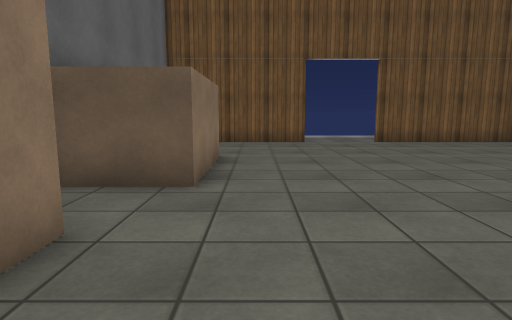
View 1 (above)

12 first-person views from a walk through a 3-D level made in the Unity game engine. The camera is 1.2 m above the floor, tilts 8° down and sees 75° across. The floor is counted in squares, 1 m on a side. Each view is taken from the middle of a square. On the plan, view 1 faces up. The plan holds only what a view shows up to about 14 squares ahead; the rest is blank. Some animated figures are left out. Surface patterns are stand-ins for the level's own textures.

View 2
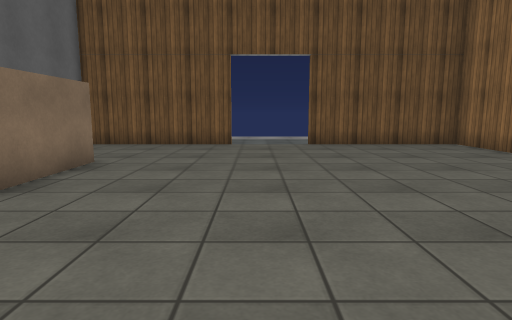

View 3
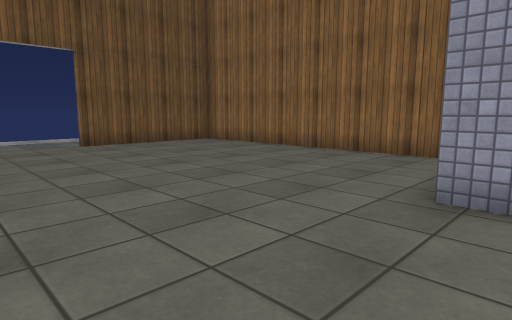

View 4
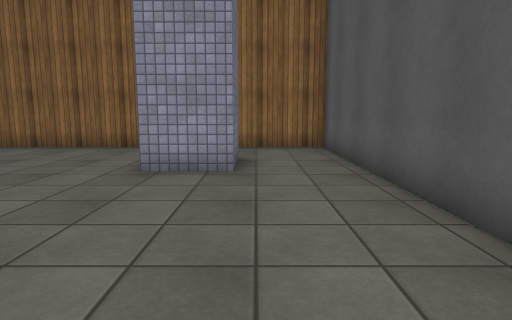

View 5
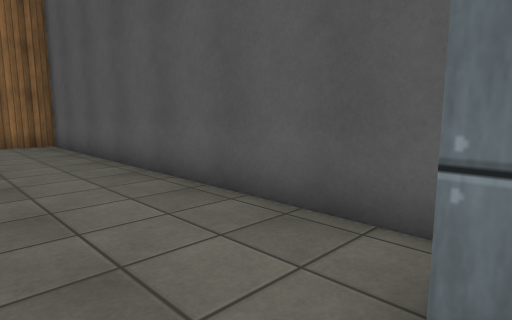

View 6
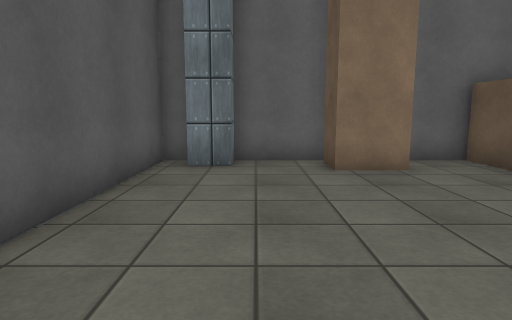

View 7
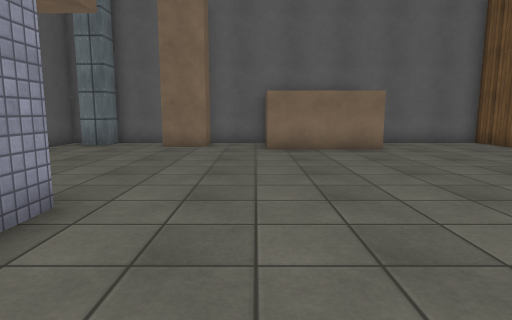

View 8
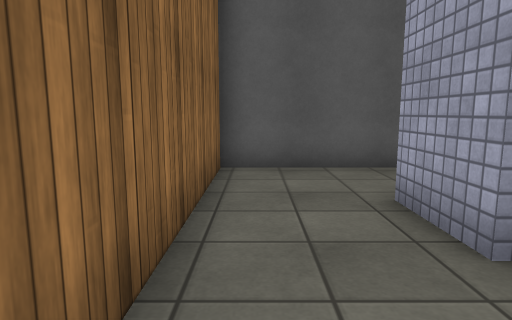

View 9
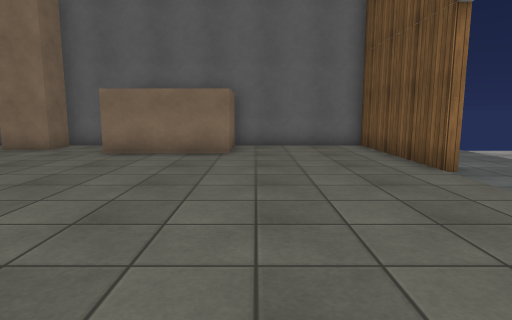

View 10
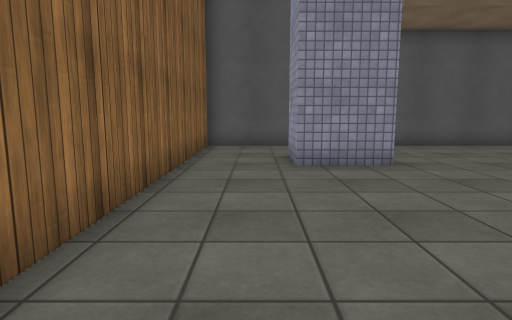

View 11
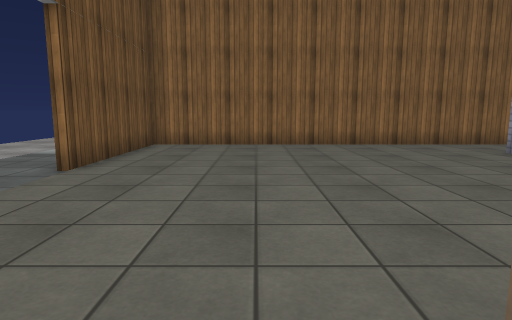

View 12
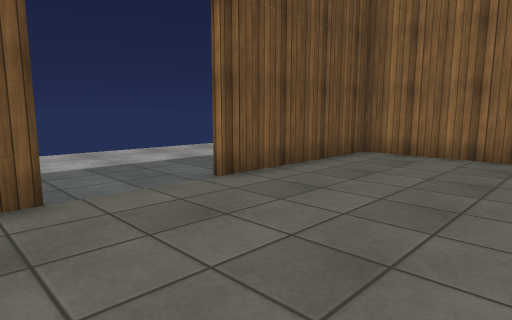

### Floor plan
Points are (right, up) in squares from view 1. A wall is a line through its corners. A room is listed if a view was taken in it or the views show most of it. See-through windows are left out.
Room 1 (views 1, 2, 3, 4, 5, 6, 7, 8, 9, 10, 11, 12)
walls: (5.8, 2.4) (8.1, 2.4) (8.1, 0.5) (5.8, 0.5) (5.8, 2.4); (-1.9, 9.2) (-1, 9.2) (-1, 5.4) (-3.6, 5.4) (-3.6, -2.4) (10.8, -2.4) (10.8, 14) (5.1, 14) (5.1, 14.4); (-3.1, 3.2) (-1.9, 3.2) (-1.9, 1.7) (-3.1, 1.7); (2, 14.4) (2, 14) (-3.6, 14) (-3.6, 9.1); (-3.5, -0.6) (-2.6, -0.6) (-2.6, -1.6)
ways out: opening at (4, 14)

Positions as (right, up) in squares from view 1, and headings:
1: (0, 0), facing up
2: (3, 1), facing up
3: (1, 1), facing up-right
4: (-1, 0), facing right
5: (-3, 1), facing down-right
6: (5, 0), facing left
7: (10, 5), facing left
8: (10, 5), facing down
9: (9, 10), facing left
10: (9, 10), facing down
11: (-2, 10), facing right
12: (1, 9), facing up-right
